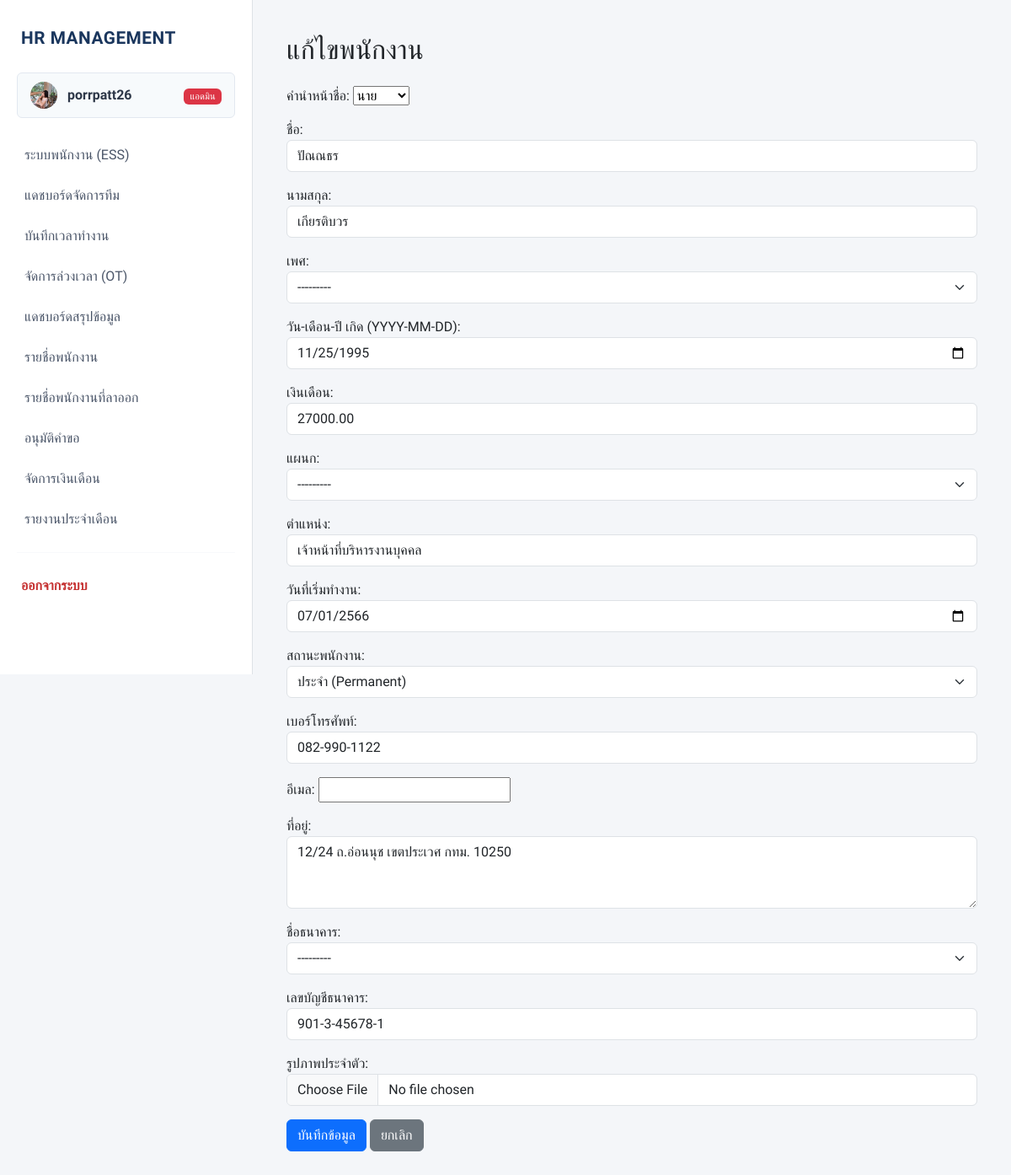
The page /update/42/ (signed in) on the database as committed earlier.
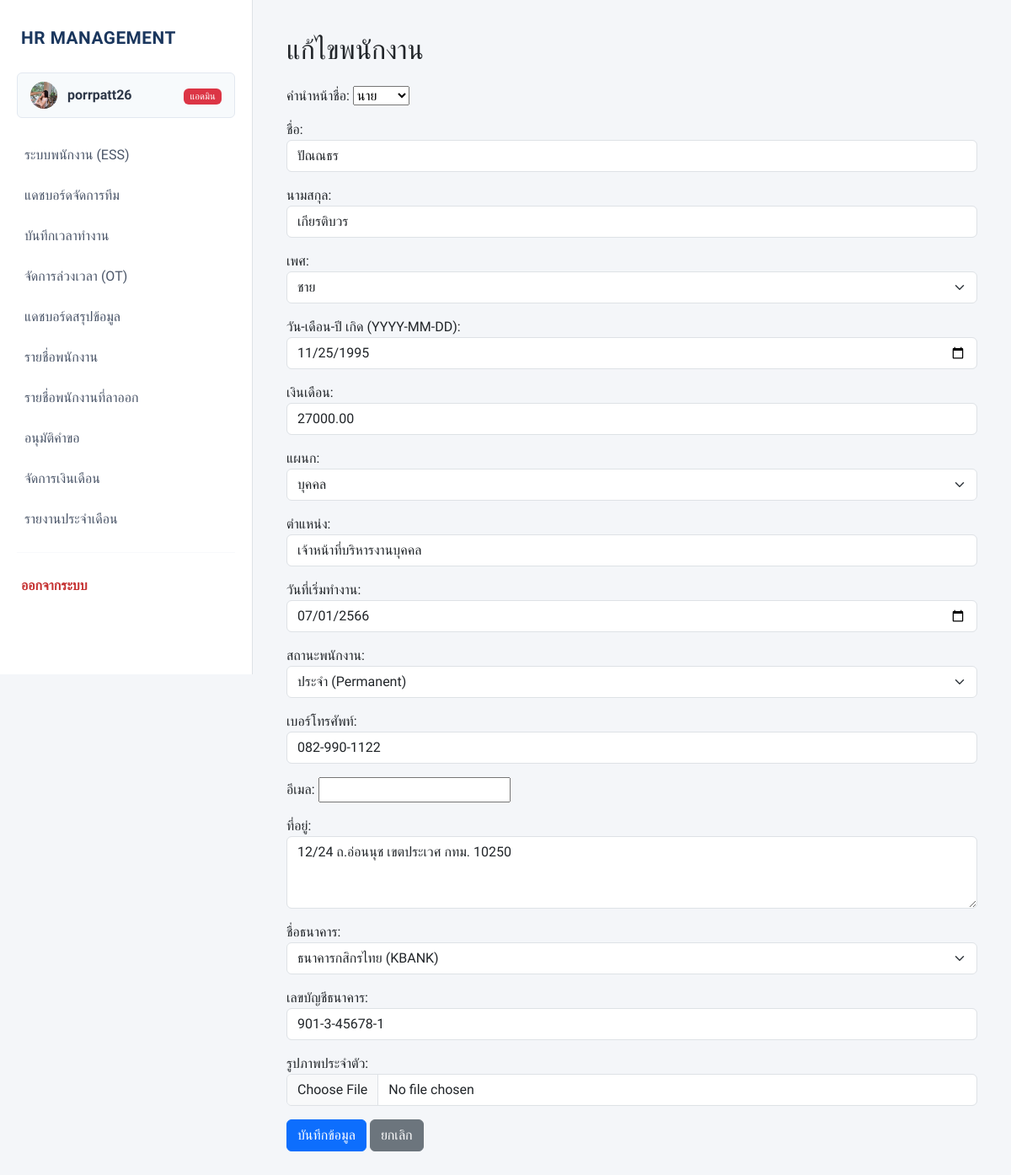
The same page on the database as committed later.
### myapp/models.py (models this page shows, shortened)
class Employee(models.Model):
    employee_id = models.CharField(max_length=20, unique=True, blank=True, null=True, verbose_name="รหัสพนักงาน")
    title = models.CharField(max_length=10, choices=TITLE_CHOICES, default='นาย', verbose_name="คำนำหน้าชื่อ")
    first_name = models.CharField(max_length=100, verbose_name="ชื่อ")
    last_name = models.CharField(max_length=100, verbose_name="นามสกุล")
    gender = models.CharField(max_length=1, choices=GENDER_CHOICES, verbose_name="เพศ")
    birth_date = models.DateField(verbose_name="วัน-เดือน-ปี เกิด (YYYY-MM-DD)")
    salary = models.DecimalField(max_digits=10, decimal_places=2, verbose_name="เงินเดือน")
    department = models.CharField(max_length=20, choices=DEPT_CHOICES, verbose_name="แผนก")
    position = models.CharField(max_length=100, null=True, blank=True, verbose_name="ตำแหน่ง")
    hire_date = models.DateField(null=True, blank=True, verbose_name="วันที่เริ่มทำงาน")
    status = models.CharField(max_length=20, choices=STATUS_CHOICES, default='active', verbose_name="สถานะพนักงาน")
    phone_number = models.CharField(max_length=15, null=True, blank=True, verbose_name="เบอร์โทรศัพท์")
    email = models.EmailField(blank=True, null=True, verbose_name="อีเมล")
    address = models.TextField(blank=True, null=True, verbose_name="ที่อยู่")
    bank_name = models.CharField(max_length=50, choices=BANK_CHOICES, null=True, blank=True, verbose_name="ชื่อธนาคาร")
    bank_account = models.CharField(max_length=50, null=True, blank=True, verbose_name="เลขบัญชีธนาคาร")
    photo = models.ImageField(upload_to='employee_photos/', null=True, blank=True, verbose_name="รูปภาพประจำตัว")

### myapp/views.py (the view)
# urls.py: path('update/<int:pk>/', views.employee_update, name='update'),
@login_required
@user_passes_test(is_admin, login_url='ess_dashboard')
@permission_required('myapp.change_employee', raise_exception=True)
def employee_update(request, pk):
    employee = get_object_or_404(Employee, pk=pk)
    if request.method == 'POST':
        form = EmployeeForm(request.POST, request.FILES, instance=employee)
        if form.is_valid():
            form.save()
            messages.success(request, 'แก้ไขข้อมูลสำเร็จ')
            return redirect('index')
    else:
        form = EmployeeForm(instance=employee)
    return render(request, 'form_view.html', {'form': form, 'title': 'แก้ไขพนักงาน'})

### myapp/context_processors.py (called while the page is built)
def get_employee_data(request):
    if request.user.is_authenticated:
        emp = Employee.objects.filter(
            first_name=request.user.first_name,
            last_name=request.user.last_name
        ).first()
        return {'current_emp': emp}
    return {}

### myapp/views.py (called while the page is built)
def is_admin(user):
    return user.is_staff

### templates/form_view.html (shortened to what this page needs)
{% extends 'basetemplate.html' %}
{% block content %}
<h2>{{ title }}</h2>
<form method="post" enctype="multipart/form-data" class="mt-4">
    {{ form.as_p }}
    <button type="submit" class="btn btn-primary">บันทึกข้อมูล</button>
    <a href="{% url 'index' %}" class="btn btn-secondary">ยกเลิก</a>
</form>
{% endblock %}

Rows that differ between the two databases and show on the page:
changed Employee "นาย": gender "---------" → "ชาย"; department "---------" → "บุคคล"; bank_name "---------" → "ธนาคารกสิกรไทย (KBANK)"
